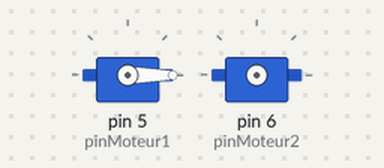
The sketch below on a simulated Arduino Uno, built with avr-gcc and run on an emulated ATmega328P. Parts: 2 × servo.

Above: at 0.1 s.
At 1.1 s:
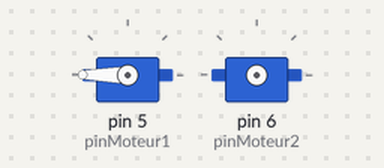
At 2.6 s:
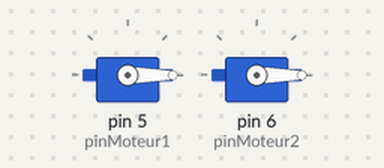
At 5.1 s:
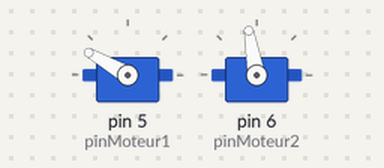
Timing chart, 0 to 6.6 s (numbered marks = the images above):
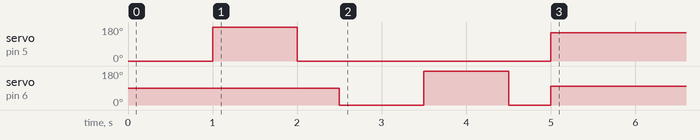

Measured:
- by itself, servo on pin 5 (pinMoteur1): 0° → 180° at 1.0 s, → 0° 1.0 s later, → 150° 3.0 s later
- by itself, servo on pin 6 (pinMoteur2): 90° → 0° at 2.5 s, → 180° 1.0 s later, → 0° 1.0 s later, → 100° 0.50 s later

The sketch:

moteur_brushless.ino
```cpp
#include <Servo.h>

// les moteur son branchés sur les pin D6 et D7
#define pinMoteur1 5
#define pinMoteur2 6

Servo moteur1;
Servo moteur2;


// on les deux servos sur leurs pins respectifs et on les initialise
void setup() {
  moteur1.attach(pinMoteur1);

  moteur1.write(0);
  delay(1000);
  moteur1.write(180);
  delay(1000);
  moteur1.write(0);
  delay(500);

  moteur2.attach(pinMoteur2);

  moteur2.write(0);
  delay(1000);
  moteur2.write(180);
  delay(1000);
  moteur2.write(0);
  delay(500);

}


// on lance les moteurs a vitesse moyenne et on les arretent apres 2 secondes
void loop() {

  moteur1.write(150);
  moteur2.write(100);
}
```
